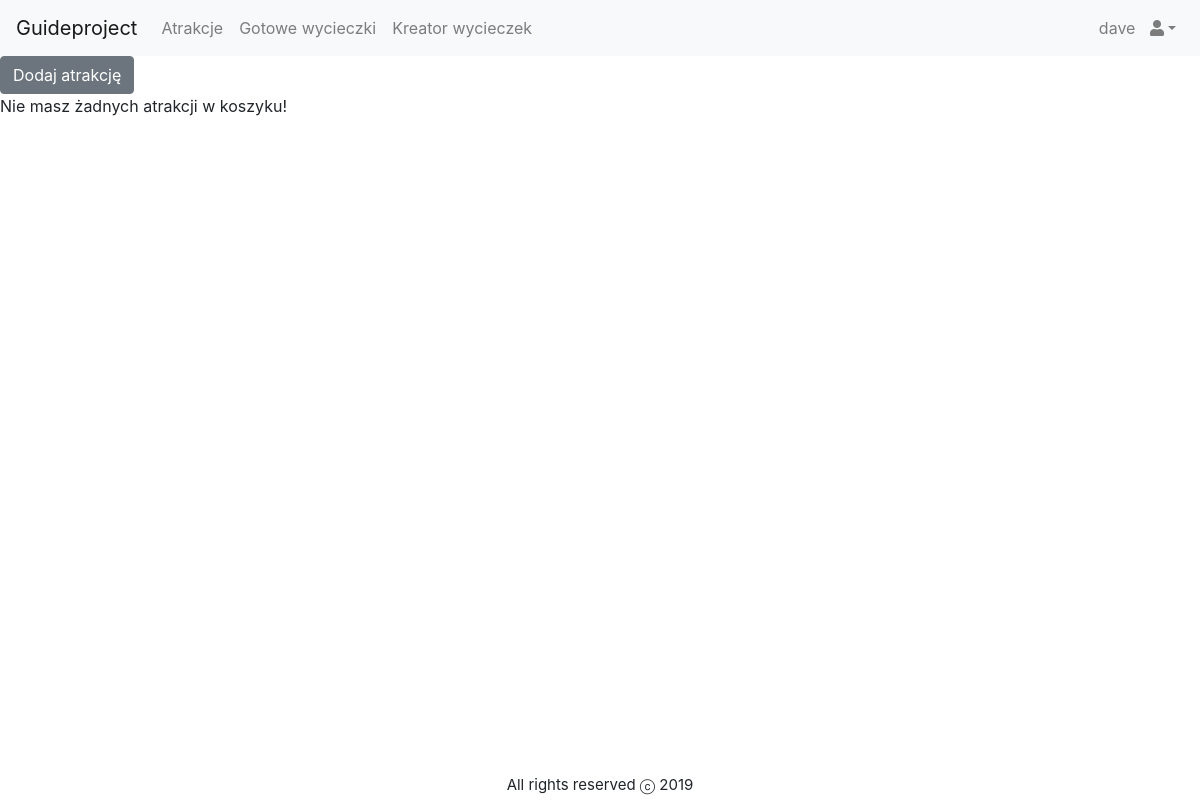
Before: /guide/shoppingcart (signed in) with the older database file.
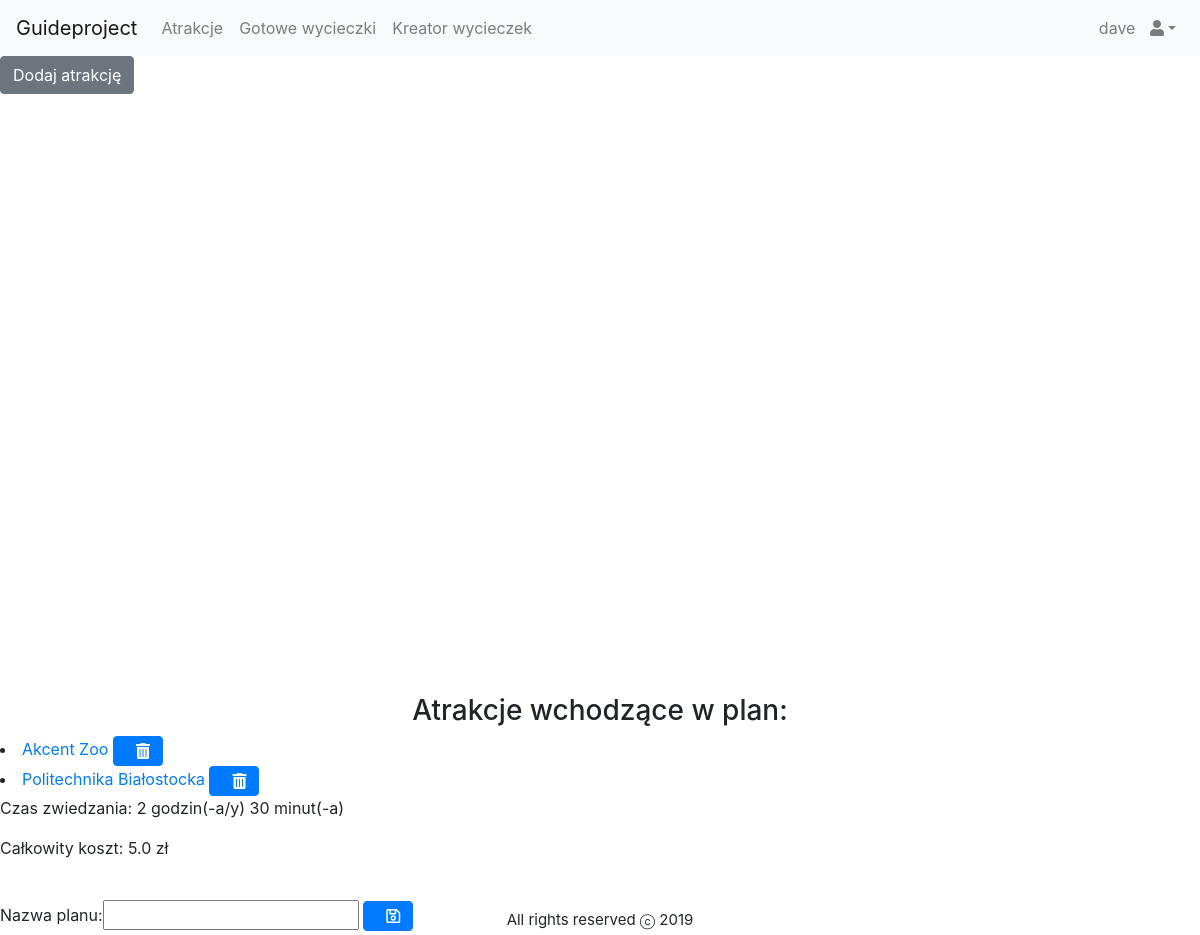
After: the same page with the newer database file.
### guide/models.py (models this page shows, shortened)
class Attraction(models.Model):
    name = models.CharField(_("Name"),
                            max_length=200, help_text="Enter attraction's name.")
    description = models.TextField(max_length=500)
    categories = models.ManyToManyField(
        "Category")
    localization = models.ForeignKey(
        "Localization", verbose_name=_("Address"), on_delete=models.CASCADE, null=True, blank=True)
    timeNeededToSightsee = models.FloatField(
        _("Time neede to sightsee (in hours)"))
    ticketCost = models.FloatField(
        _("Ticket's cost"), default=0)
    def display_catogory(self):
        """Create a string for the Category. This is required to display category in Admin."""
        return ', '.join(category.name for category in self.categories.all())
    display_catogory.short_description = 'Category'
    class Meta:
        ordering = ['name']

### guide/views.py (the view)
class ShoppingCartView(TemplateView):
    template_name = 'guide/shoppingcart.html'
    def get_context_data(self, **kwargs):
        context = super().get_context_data(**kwargs)
        shoppingCart = ShoppingCart.objects.get(owner=self.request.user)
        attractions = shoppingCart.attractions.all()
        attractionPKs = attractions.values_list('pk')
        availableAttractions = Attraction.objects.exclude(pk__in=attractionPKs)
        totalTime = 0
        totalCost = 0
        for attraction in attractions:
            totalTime += attraction.timeNeededToSightsee
        for attraction in attractions:
            totalCost += attraction.ticketCost
        context['shoppingcart'] = shoppingCart
        context['attractions'] = attractions
        context['totalTime'] = getTimeAsFormattedString(totalTime)
        context['totalCost'] = getFormattedCost(totalCost)
        context['saveform'] = SaveTripPlanForm
        context['availableattractions'] = availableAttractions
        attractionLocalizations = extractInfo(attractions)
        context["attractionLocalizations"] = attractionLocalizations
        context['numberOfLocations'] = len(attractionLocalizations)
        return context

### guide/views.py (called while the page is built, shortened)
def extractInfo(attractionList):
    formattedInfo = []
    try:
        for attraction in attractionList:
            formattedInfo.append({'name': attraction.name,
                                  'lat-lng': {'lat': attraction.localization.lattitude, 'lng': attraction.localization.longitude}})
        return formattedInfo
    except:
        pass

def getTimeAsFormattedString(time):
    hours = int(time)
    minutes = int((time % 1)*60)
    result = ''
    if hours:
        result += str(hours) + ' godzin(-a/y) '
    if minutes:
        result += str(minutes) + ' minut(-a)'
    return result

def getFormattedCost(ammount):
    formattedAmmound = ''
    if ammount == 0:
        formattedAmmound = 'Darmowe'
    else:
        formattedAmmound += str(ammount) + ' zł'
    return formattedAmmound

### guide/templates/guide/shoppingcart.html (shortened to what this page needs)
{% extends "base.html" %}
{% block content %}
        {% if  availableattractions %}
        <button type="button" class="btn btn-secondary" data-toggle="modal" data-target="#addAttraction">Dodaj atrakcję
    </button>
  {% endif %}
        {% if attractions  %}
        <div id="map"></div>
        <center>
            <h3>Atrakcje wchodzące w plan:</h3>
        </center>
        {% for attraction in attractions.all %}
            <li>
                <a href="{% url 'attraction-detail' attraction.pk %}">{{attraction.name}}</a>
                <a href="{% url 'remove-attraction-from-shopping-cart' attraction.pk %}" class="btn btn-primary">
                    <i class="fas fa-trash-alt"></i>
                </a>
            </li>
        {% endfor %}
        <p>Czas zwiedzania: {{totalTime}}</p>
        <p>Całkowity koszt: {{totalCost}}</p>
        <form action="{% url 'save-trip-plan' shoppingcart.pk %}" method="post">
            {{ saveform }}
            <button type="submit" class="btn btn-primary">
                <i class="far fa-save save"></i>
            </button>
        </form>
    {% else %}
        <p>Nie masz żadnych atrakcji w koszyku!</p>
    {% endif %}
{% endblock content %}

### templates/base.html (shortened to what this page needs)
<!DOCTYPE html PUBLIC "-//W3C//DTD XHTML 1.0 Transitional//EN"
 "http://www.w3.org/TR/xhtml1/DTD/xhtml1-transitional.dtd">
<html xmlns="http://www.w3.org/1999/xhtml" xml:lang="en" lang="en">
<head>
  {% load static %}
  <link rel="stylesheet" href="{% static 'css/styles.css' %}">
  <link rel="stylesheet" href="https://use.fontawesome.com/releases/v5.8.2/css/all.css">
<link rel="stylesheet" href="https://stackpath.bootstrapcdn.com/bootstrap/4.3.1/css/bootstrap.min.css">
<link rel="stylesheet" href="https://maxcdn.bootstrapcdn.com/font-awesome/4.7.0/css/font-awesome.min.css">
</head>
<body>
  <div class="banner">
    <nav class="navbar navbar-expand-lg navbar-light bg-light">
  <a class="navbar-brand" href="{% url 'home' %}">Guideproject</a>
  <div class="collapse navbar-collapse" id="navbarNav" >
    <ul class="navbar-nav mr-auto">
      <li class="nav-item">
        <a class="nav-link" href="{% url 'attractions' %}">Atrakcje</a><span class="sr-only">(current)</span>
      </li>
      <li class="nav-item">
        <a class="nav-link" href="{% url 'trip-plans' %}">Gotowe wycieczki</a>
      </li>
      {% if user.is_authenticated %}
      <li class="nav-item">
        <a class="nav-link" href="{% url 'shopping-cart' %}">Kreator wycieczek</a>
      </li>
      {% endif %}
    </ul>
      {% if user.is_authenticated %}
      <ul class="navbar-nav">
        <li class="nav-item dropdown">
          <a class="nav-link dropdown-toggle" data-toggle="dropdown" href="#" role="button" aria-haspopup="true" aria-expanded="false">{{user.username}} <i class="fas fa-user"></i></a>
        </li>
      </ul>
      {% endif %}
  </div>
</nav>
  </div>
  <div class="content">
    {% block content %}
    {% endblock %}
  </div>
  <footer class='footer'>
    {% block footer %}All rights reserved &#9426 2019
    {% endblock footer %}
  </footer>
</body>
</html>

### guide/static/css/styles.css (style rules this page uses)
html, body { width: 100vw; margin: 0; padding: 0; }
.footer { padding: 0; margin: 0; position: fixed; bottom: 0; height: 30px; line-height: 30px; font-size: 15px; text-align: center; width: 100vw; }
#map { padding: 0; margin: 0; width: 100%; height: 600px; }
i { margin-left: 10px; }

Changed rows visible on the page:
added Attraction: name "Akcent Zoo"
added Attraction: name "Politechnika Białostocka"
Other visible differences:
{{ totalTime }}: (not shown) → "2 godzin(-a/y) 30 minut(-a)"
{{ totalCost }}: (not shown) → "5.0 zł"
text no longer shown: "Nie masz żadnych atrakcji w koszyku!"
text now shown: "Atrakcje wchodzące w plan: Czas zwiedzania: Całkowity koszt: Nazwa planu:"
